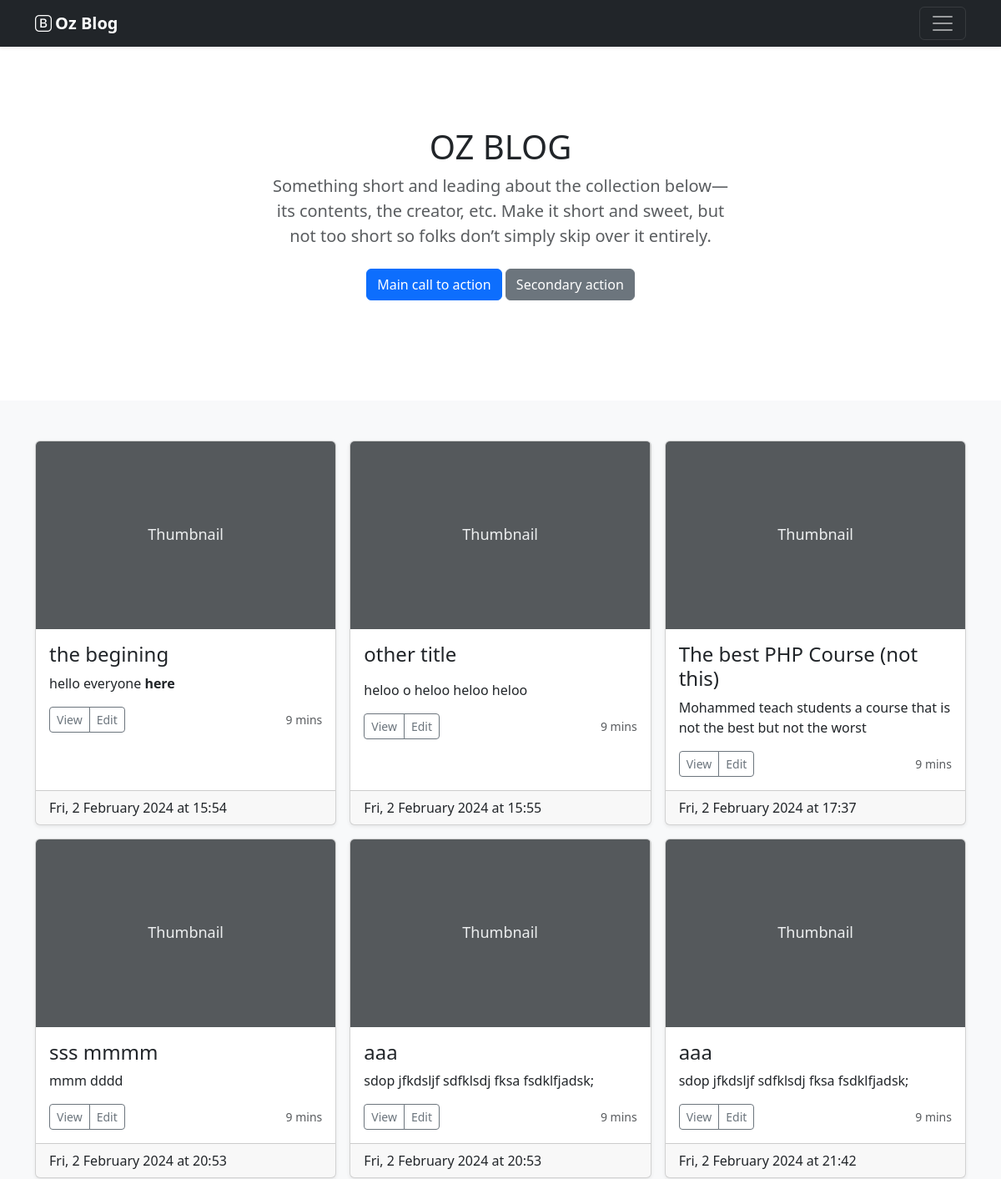
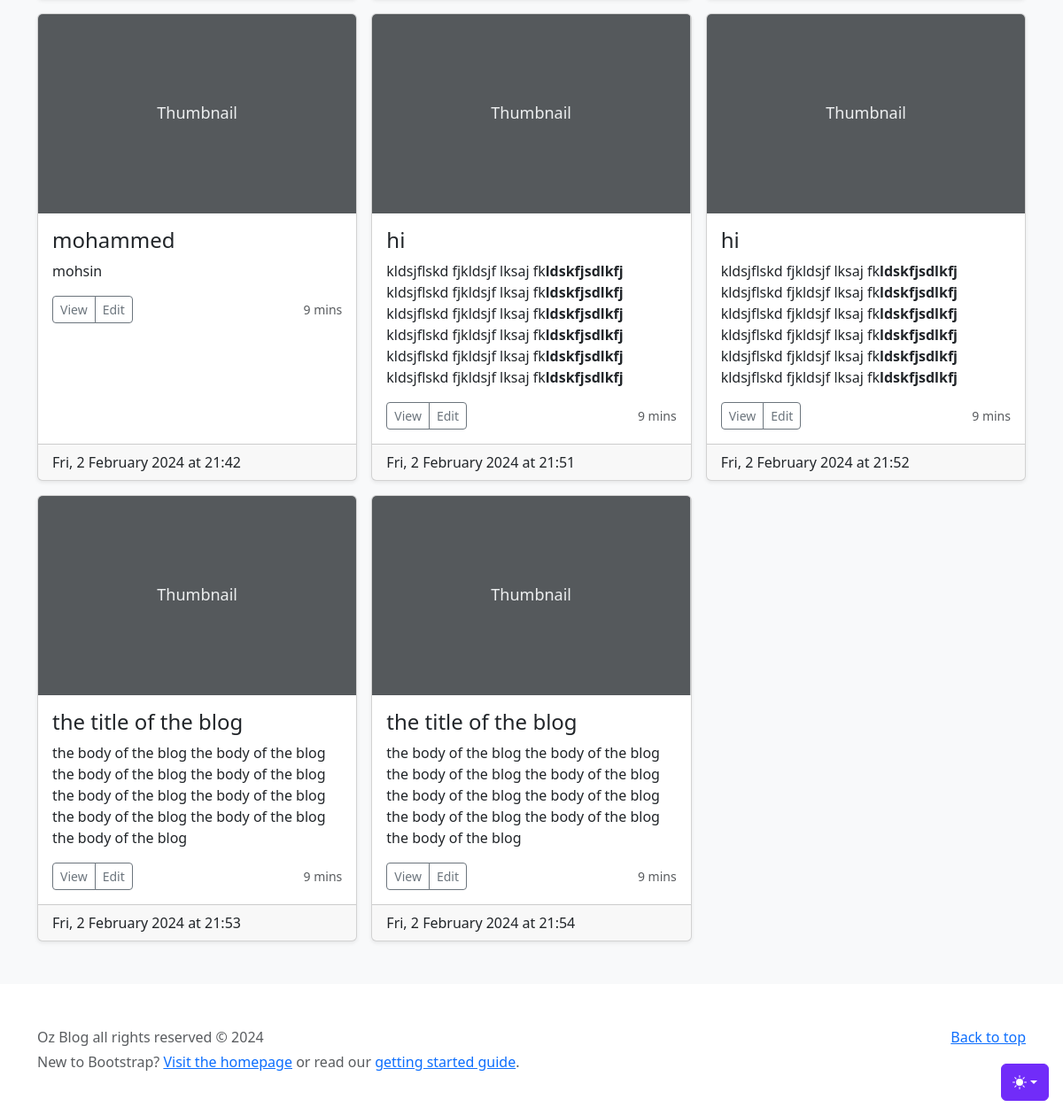
The page / on the database its author committed (2 pictures, top to bottom).
### tables this page shows
CREATE TABLE `blogs` (
  `id` int NOT NULL,
  `title` varchar(255) NOT NULL,
  `body` text,
  `created_at` datetime DEFAULT CURRENT_TIMESTAMP
);

### index.php (the view, shortened to what this page needs)
<?php require_once('_partial/header.php') ?>
<?php
$conn = getConnection();
$data = $conn->query("SELECT * FROM blogs")->fetchAll();
?>
<main>
  <section class="py-5 text-center container">
    <div class="row py-lg-5">
      <div class="col-lg-6 col-md-8 mx-auto">
        <h1 class="fw-light"><?php echo strtoupper($siteName) ?></h1>
        <p class="lead text-body-secondary">
          Something short and leading about the collection below—its
          contents, the creator, etc. Make it short and sweet, but not too
          short so folks don’t simply skip over it entirely.
        </p>
        <p>
          <a href="#" class="btn btn-primary my-2">Main call to action</a>
          <a href="#" class="btn btn-secondary my-2">Secondary action</a>
        </p>
      </div>
    </div>
  </section>
  <div class="blog py-5 bg-body-tertiary">
    <div class="container">
      <div class="row row-cols-1 row-cols-sm-2 row-cols-md-3 g-3">
        <?php foreach ($data as $row) : ?>
          <div class="col">
            <div class="card shadow-sm h-100">
              <svg class="bd-placeholder-img card-img-top" width="100%" height="225" xmlns="http://www.w3.org/2000/svg" role="img" aria-label="Placeholder: Thumbnail" preserveAspectRatio="xMidYMid slice" focusable="false">
                <text x="50%" y="50%" fill="#eceeef" dy=".3em">
                  Thumbnail
                </text>
              </svg>
              <div class="card-body">
                <p class="card-title h4">
                  <?= $row['title'] ?>
                </p>
                <p class="card-text">
                  <?= $row['body'] ?>
                </p>
                <div class="d-flex justify-content-between align-items-center">
                  <div class="btn-group">
                    <a href="show_blog.php?id=<?= $row['id'] ?>" class="btn btn-sm btn-outline-secondary">
                      View
                    </a>
                    <a href="admin/create_edit_blog.php?id=<?= $row['id'] ?>" class="btn btn-sm btn-outline-secondary">
                      Edit
                    </a>
                  </div>
                  <small class="text-body-secondary">9 mins</small>
                </div>
              </div>
              <div class="card-footer">
                <time>
                  <?= date('D, j F Y \a\t H:i', strtotime($row['created_at'])) ?>
                </time>
              </div>
            </div>
          </div>
        <?php endforeach; ?>
      </div>
    </div>
  </div>
</main>
<?php require_once('_partial/footer.php') ?>

### _partial/header.php (shortened to what this page needs)
<?php
$siteName = 'Oz Blog';
?>
<!DOCTYPE html>
<html lang="en" data-bs-theme="light">
<head>
    <link href="../../css/bootstrap.min.css" rel="stylesheet" />
    <link href="../../css/icons/bootstrap-icons.min.css" rel="stylesheet" />
</head>
<body>
    <div class="dropdown position-fixed bottom-0 end-0 mb-3 me-3 bd-mode-toggle">
        <button class="btn btn-bd-primary py-2 dropdown-toggle d-flex align-items-center" id="bd-theme" type="button" aria-expanded="false" data-bs-toggle="dropdown" aria-label="Toggle theme (light)">
            <svg class="bi my-1 theme-icon-active" width="1em" height="1em">
                <use href="#sun-fill"></use>
            </svg>
        </button>
    </div>
    <header data-bs-theme="dark">
        <div class="navbar navbar-dark bg-dark shadow-sm">
            <div class="container">
                <a href="#" class="navbar-brand d-flex align-items-center">
                    <i class="bi-bootstrap me-1"></i>
                    <strong><?= $siteName ?></strong>
                </a>
                <button class="navbar-toggler" type="button" data-bs-toggle="collapse" data-bs-target="#navbarHeader" aria-controls="navbarHeader" aria-expanded="false" aria-label="Toggle navigation">
                    <span class="navbar-toggler-icon"></span>
                </button>
            </div>
        </div>
    </header>

### _partial/footer.php (shortened to what this page needs)
<footer class="text-body-secondary py-5">
    <div class="container">
        <p class="float-end mb-1">
            <a href="#">Back to top</a>
        </p>
        <p class="mb-1">
            <?= $siteName ?> all rights reserved &copy; <?php echo date('Y') ?>
        </p>
        <p class="mb-0">
            New to Bootstrap? <a href="/">Visit the homepage</a> or read our
            <a href="/docs/5.3/getting-started/introduction/">getting started guide</a>.
        </p>
    </div>
</footer>
</body>
</html>

### _partial/header.php (style rules this page uses)
.bd-placeholder-img { font-size: 1.125rem; text-anchor: middle; -webkit-user-select: none; -moz-user-select: none; user-select: none; }
.bi { vertical-align: -0.125em; fill: currentColor; }
.btn-bd-primary { --bd-violet-bg: #712cf9; --bd-violet-rgb: 112.520718, 44.062154, 249.437846; --bs-btn-font-weight: 600; --bs-btn-color: var(--bs-white); --bs-btn-bg: var(--bd-violet-bg); --bs-btn-border-color: var(--bd-violet-bg); --bs-btn-hover-color: var(--bs-white); --bs-btn-hover-bg: #6528e0; --bs-btn-hover-border-color: #6528e0; --bs-btn-focus-shadow-rgb: var(--bd-violet-rgb); --bs-btn-active-color: var(--bs-btn-hover-color); --bs-btn-active-bg: #5a23c8; --bs-btn-active-border-color: #5a23c8; }
.bd-mode-toggle { z-index: 1500; }

### rows shown on the page
blogs: title "the begining", body "hello everyone here", created_at "Fri, 2 February 2024 at 15:54"
blogs: title "other title", body "heloo o heloo heloo heloo", created_at "Fri, 2 February 2024 at 15:55"
blogs: title "The best PHP Course (not this)", body "Mohammed teach students a course that is not the best but not the worst", created_at "Fri, 2 February 2024 at 17:37"
blogs: title "sss mmmm", body "mmm dddd", created_at "Fri, 2 February 2024 at 20:53"
blogs: title "aaa", body "sdop jfkdsljf sdfklsdj fksa fsdklfjadsk;", created_at "Fri, 2 February 2024 at 20:53"
blogs: title "aaa", body "sdop jfkdsljf sdfklsdj fksa fsdklfjadsk;", created_at "Fri, 2 February 2024 at 21:42"
blogs: title "mohammed", body "mohsin", created_at "Fri, 2 February 2024 at 21:42"
blogs: title "hi", body "kldsjflskd fjkldsjf lksaj fk ldskfjsdlkfj kldsjflskd fjkldsjf lksaj fk ldskfjsdlkfj kldsjflskd fjkldsjf lksaj fk ldskfjsdlkfj kldsjflskd fjkldsjf lksaj fk ldskfjsdlkfj kldsjflskd fjkldsjf lksaj fk ldskfjsdlkfj kldsjflskd fjkldsjf lksaj fk ldskfjsdlkfj", created_at "Fri, 2 February 2024 at 21:51"
blogs: title "hi", body "kldsjflskd fjkldsjf lksaj fk ldskfjsdlkfj kldsjflskd fjkldsjf lksaj fk ldskfjsdlkfj kldsjflskd fjkldsjf lksaj fk ldskfjsdlkfj kldsjflskd fjkldsjf lksaj fk ldskfjsdlkfj kldsjflskd fjkldsjf lksaj fk ldskfjsdlkfj kldsjflskd fjkldsjf lksaj fk ldskfjsdlkfj", created_at "Fri, 2 February 2024 at 21:52"
blogs: title "the title of the blog", body "the body of the blog the body of the blog the body of the blog the body of the blog the body of the blog the body of the blog the body of the blog the body of the blog the body of the blog", created_at "Fri, 2 February 2024 at 21:53"
blogs: title "the title of the blog", body "the body of the blog the body of the blog the body of the blog the body of the blog the body of the blog the body of the blog the body of the blog the body of the blog the body of the blog", created_at "Fri, 2 February 2024 at 21:54"

### other values the page prints
$siteName "Oz Blog"
$siteName "OZ BLOG"
